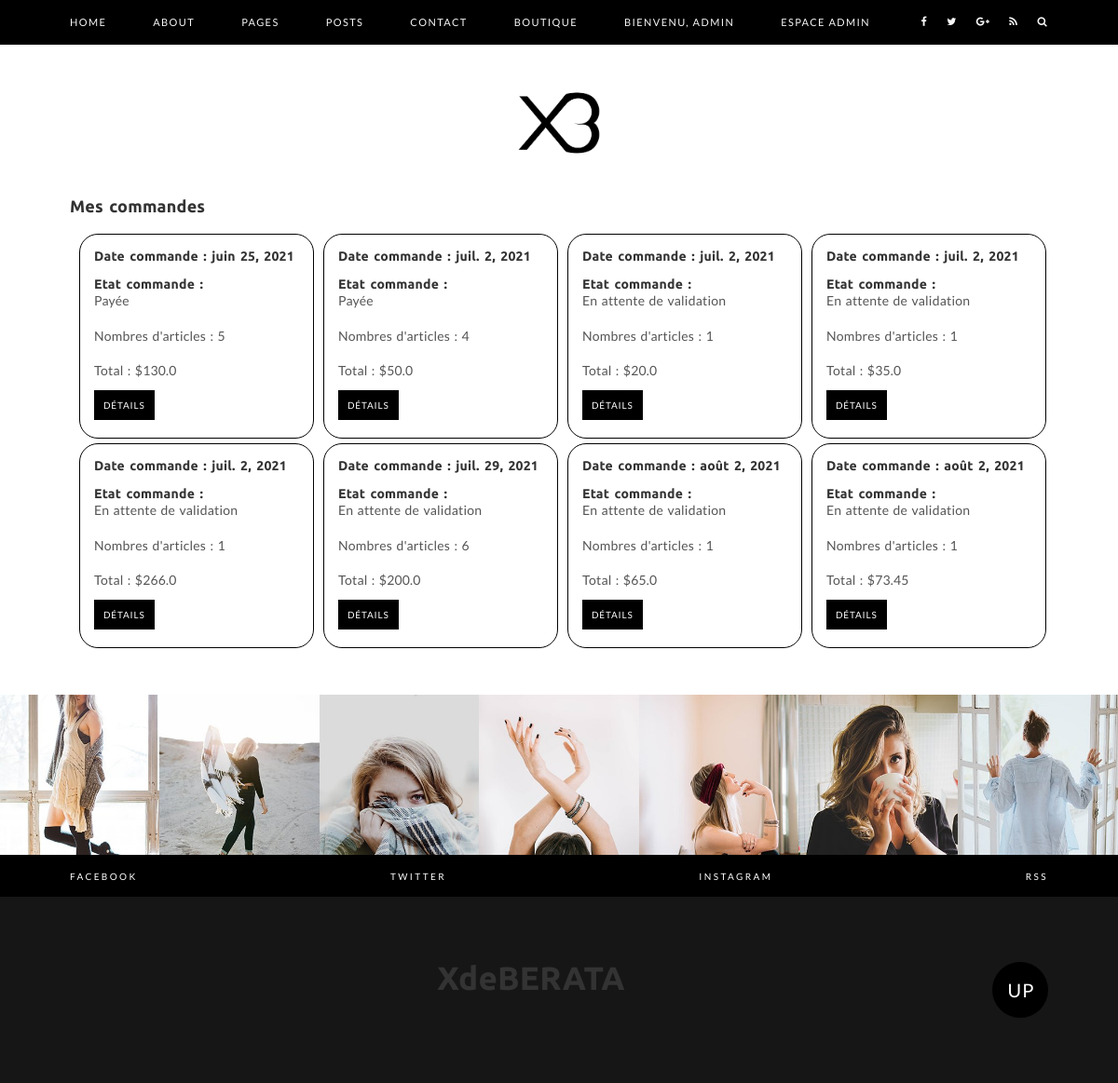
Screenshot of /shop/orders (signed in) with the database file from the repository.
### account/models.py (models this page shows, shortened)
class Order(models.Model):
    client = models.ForeignKey(Account, on_delete=models.CASCADE, verbose_name="Client ayant passé commande")
    taxes = models.FloatField(verbose_name="Taxes sur la commande", default=0)
    shipping_address = models.ForeignKey(Address,
                                         verbose_name="Adresse de livraison",
                                         related_name="order_shipping_address",
                                         null=True,
                                         on_delete=models.CASCADE
                                         )
    invoicing_address = models.ForeignKey(Address,
                                          verbose_name="Adresse de facturation",
                                          related_name="order_invoicing_address",
                                          null=True,
                                          on_delete=models.CASCADE
                                          )
    order_date = models.DateField(verbose_name="Date de la commande")
    WAITING = 'W'
    PAID = 'P'
    SHIPPED = 'S'
    CANCELED = 'C'
    STATUS = (
        (WAITING, 'En attente de validation'),
        (PAID, 'Payée'),
        (SHIPPED, 'Expédiée'),
        (CANCELED, 'Annulée'),
    )
    status = models.CharField(max_length=1, choices=STATUS, default=WAITING, verbose_name="Statut de la commande")
    class Meta:
        verbose_name = 'Commande'
        verbose_name_plural = 'Commandes'
    @property
    def total(self):
        total = 0
        order_details = OrderDetail.objects.filter(order_id=self.id)
        for order_detail in order_details:
            total += order_detail.total()
        return round(total, 2)
    @property
    def total_ttc(self):
        total = self.total
        taxe = total * (self.taxes / 100)
        total_ttc = total + taxe
        return total_ttc
    def article_qty(self):
        order_details = OrderDetail.objects.filter(order_id=self.id)
        total = 0
        for detail in order_details:
            total += detail.qty
        return total

class OrderDetail(models.Model):
    order = models.ForeignKey(Order, on_delete=models.CASCADE, verbose_name="Commande associée")
    product = models.ForeignKey(Product, on_delete=models.CASCADE)
    qty = models.IntegerField(verbose_name="Quantité")
    product_unit_price = models.FloatField(verbose_name="Prix unitaire du produit")
    class Meta:
        verbose_name = 'Ligne d\'une commande'
        verbose_name_plural = 'Lignes de commandes'
    def total(self):
        return round(self.product_unit_price * float(self.qty), 2)

### shopping/views.py (the view)
# urls.py: path('orders', views.orderPage, name='orders-page'),
@login_required
def orderPage(request):
    client = Account.objects.get(userId=request.user.id)
    orders = Order.objects.filter(client_id=client.id)
    return render(request, 'shopping/orders.html', {'orders': orders})

### templates/shopping/orders.html
{% extends 'base/main.html' %}
{% block contenu %}
<div class="main-content">
    <div class="container">
        <h1>Mes commandes</h1><br>
        {% for order in orders %}
        <div class="col-sm-4" style="border: 1px solid black; border-radius: 20px; width: 24%; height: 220px; margin-left: 10px; margin-top: 5px">
            <br>
            <h5>Date commande : {{ order.order_date }}</h5><br>
            <h5>Etat commande :</h5> <p>{{ order.get_status_display }}</p><br>
            <p>Nombres d'articles : {{ order.article_qty }}</p><br>
            <p>Total : ${{ order.total_ttc }}</p><br>
            <span class="medium-button"><a href="{% url 'orderDetail' order.id %}">Détails</a></span>
        </div>
        {% empty %}
        <h2>Aucune commande précédemment effectuée.</h2><br>
        <p><a href="{% url 'home-shop' %}">Retourner à la boutique en cliquant ici.</a></p>
        {% endfor %}
    </div>
</div>
{% endblock %}

### templates/base/header.html (shortened to what this page needs)
<header class="main-header">
    <div class="lauren-main-menu">
        <div class="container">
            <nav class="lauren-menu">
                <ul class="main-menu">
                    <li><a href="{% url 'home' %}">Home</a>
                    </li>
                    <li><a href="{% url 'aboutPage' %}">About</a></li>
                    <li><a href="#">Pages</a>
                    </li>
                    <li><a href="{% url 'post-list' %}">Posts</a></li>
                    <li><a href="{% url 'contact' %}">Contact</a></li>
                    <li><a href="{% url 'home-shop' %}">Boutique</a></li>
                    {% if request.user.is_anonymous %}
                    <li><a href="{% url 'sign_in' %}">Inscription</a></li>
                    <li><a href="{% url 'login' %}">Connexion</a></li>
                    {% else %}
                    <li><a href="#">Bienvenu, {{ request.user }}</a>
                    </li>
                    {% endif %}
                    {% for group in request.user.groups.all %}
                       {% if group.name == 'admin' %}
                            <li><a href="#">Espace Admin</a>
                            </li>
                       {% endif %}
                    {% endfor %}
                </ul>
                <ul class="menu-icons">
                    <li><a href="#"><i class="fa fa-facebook"></i></a></li>
                    <li><a href="#"><i class="fa fa-twitter"></i></a></li>
                    <li><a href="#"><i class="fa fa-google-plus"></i></a></li>
                    <li><a href="#"><i class="fa fa-rss"></i></a></li>
                    <li class="search-icon"><input class="search-box" placeholder="Search Anything.." type="text"><i
                            class="fa fa-search"></i></li>
                </ul>
            </nav>
        </div>
    </div>
    {% load static %}
    <div class="lauren-logo">
        <div class="container">
            <a href="{% url 'home' %}"><img src="{% static 'images/logo-xdeberata.png' %}" alt="Main Logo"
                                            style="width: 100px; height: auto"></a>
        </div>
    </div>
</header>

### static/css/style-main.css (style rules this page uses)
html, body, div, span, applet, object, iframe, h1, h2, h3, h4, h5, h6, p, blockquote, pre, a, abbr, acronym, address, big, cite, code, del, dfn, em, img, ins, kbd, q, s, samp, small, strike, strong, sub, sup, tt, var, b, u, i, center, dl, dt, dd, ol, ul, li, fieldset, form, label, legend, table, caption, tbody, tfoot, thead, tr, th, td, article, aside, canvas, details, embed, figure, figcaption, footer, header, hgroup, menu, nav, output, ruby, section, summary, time, mark, audio, video { margin: 0; padding: 0; border: 0; font-size: 100%; font: inherit; vertical-align: baseline; }
article, aside, details, figcaption, figure, footer, header, hgroup, menu, nav, section { display: block; }
body { line-height: 1; }
ol, ul { list-style: none; }
body { overflow-x:hidden; position: relative; }
body * { outline:none!important }
h1, h2, h3, h4, h5, h6 { color: #333; font-family: 'Ubuntu', sans-serif; line-height: 1; letter-spacing: .2px; word-spacing: 1.8px; font-weight: 700; }
h1 { font-size: 18px; }
h5 { font-size: 14px; }
img { max-width: 100%; height: auto; vertical-align: middle; }
p { color: #555; font-size: 14px; font-family: 'Lato', sans-serif; line-height: 21.4px; letter-spacing: .2px; word-spacing: 1.4px; font-weight: 400; }
ul li, ol li { font-size: 11px; font-family: 'Lato', sans-serif; font-weight: 400; letter-spacing: 1.4px; }
time, span { font-family: 'Lato', sans-serif; }
a { color: #333 }
.container { max-width: 1080px; }
.small-button a, .medium-button a, .large-button a { -webkit-transition: all .25s ease-in-out; transition: all .25s ease-in-out; }
.menu-icons i, .main-menu li a, .footer-social-links ul li a { -webkit-transition: all .25s ease-in-out; transition: all .25s ease-in-out; }
.lauren-main-menu { background-color: #000; }
.main-menu { list-style: none; position: relative; float: left; margin: 0; padding: 0; background-color: #000; border-bottom: 1px solid #000; }
.main-menu li { position: relative; float: left; margin:0; padding: 0; }
.main-menu > li { margin-right: 30px; }
.main-menu li a { display: block; color: #f7f7f7; text-transform: uppercase; text-decoration: none; padding: 18px 10px; }
.main-menu > li:first-child a { padding-left: 0; }
.menu-icons { list-style: none; position: relative; float: right; margin: 0; padding: 0; background-color: #000; border-bottom: 1px solid #000; }
.menu-icons li { position: relative; float: left; margin: 0; padding: 0; }
.menu-icons li i { display: block; color: #f7f7f7; text-transform: uppercase; text-decoration: none; padding: 18px 10px; }
.menu-icons > li:last-child i { padding-right: 0; }
.search-icon i { cursor: pointer; }
.lauren-logo { text-align: center; margin: 40px 0; }
.small-button a, .medium-button a, .large-button a { background-color: #000; color: #fff; font-family: 'Lato', sans-serif; text-transform: uppercase; letter-spacing: .8px; }
.medium-button a { padding: 10px; font-size: 10px; line-height: 20px; }

### rows the page displays
Order: order_date "juin 25, 2021", status "Payée", article_qty "5", total_ttc "130.0"
Order: order_date "juil. 2, 2021", status "Payée", article_qty "4", total_ttc "50.0"
Order: order_date "juil. 2, 2021", status "En attente de validation", article_qty "1", total_ttc "20.0"
Order: order_date "juil. 2, 2021", status "En attente de validation", article_qty "1", total_ttc "35.0"
Order: order_date "juil. 2, 2021", status "En attente de validation", article_qty "1", total_ttc "266.0"
Order: order_date "juil. 29, 2021", status "En attente de validation", article_qty "6", total_ttc "200.0"
Order: order_date "août 2, 2021", status "En attente de validation", article_qty "1", total_ttc "65.0"
Order: order_date "août 2, 2021", status "En attente de validation", article_qty "1", total_ttc "73.45"

### other values shown
{{ request.user }} "ADMIN"
